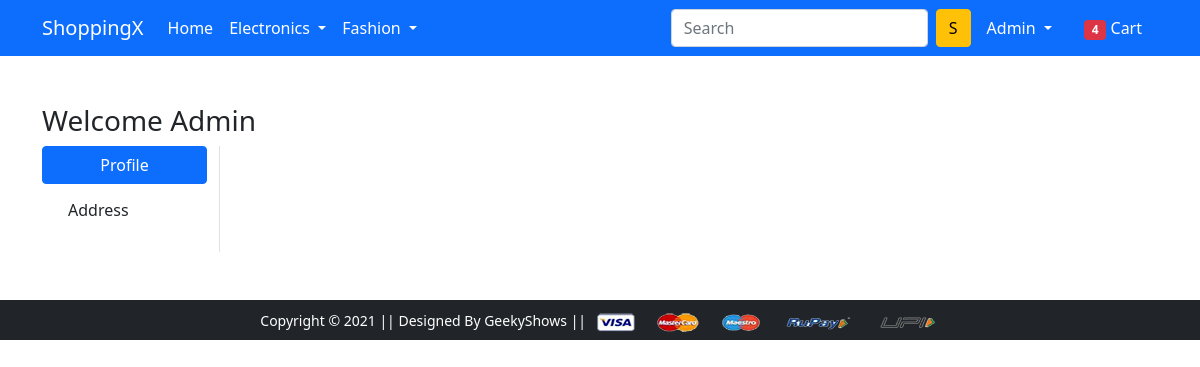
Page /address/ (signed in) on the earlier database version.
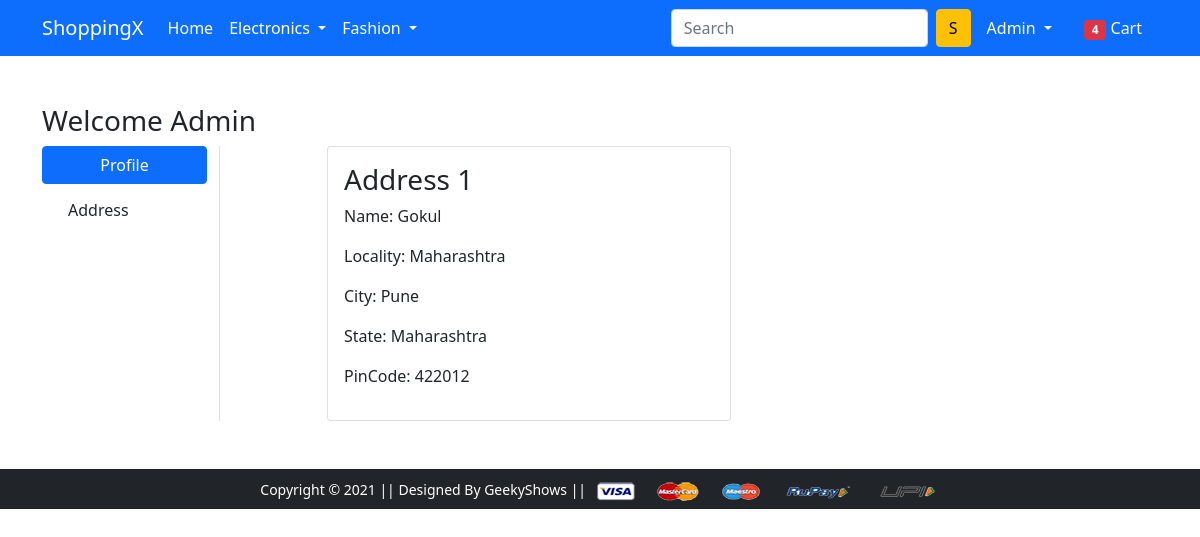
Same page on the later database version.
### app/models.py (models this page shows, shortened)
class Customer(models.Model):
    user=models.ForeignKey(User,on_delete=models.CASCADE)
    name=models.CharField(max_length=200)
    locality=models.CharField(max_length=200)
    city=models.CharField(max_length=100)
    zipcode=models.IntegerField()
    state=models.CharField(choices=STATE_CHOICES,max_length=200)

### app/views.py (the view)
# urls.py: path('address/', views.address, name='address'),
@login_required
def address(request):
    user_address=Customer.objects.filter(user=request.user)
    return render(request, 'app/address.html',{'add':user_address})

### app/templates/app/address.html (shortened to what this page needs)
{% extends 'app/base.html' %}
{% load static %}
{% block main-content %}
<div class="container my-5">
 <div class="row">
 <h3>Welcome {{request.user.username|capfirst}}</h3>
  <div class="col-sm-2 border-end">
   <ul class="list-unstyled">
    <li class="d-grid"><a href="{% url 'profile' %}" class="btn btn-primary">Profile</a></li>
    <li class="btn {{active}}"><a href="{% url 'address' %}" class="btn">Address</a></li>
   </ul>
  </div>
  <div class="col-sm-9 offset-sm-1">
   <div class="row">
    {% for ad in add %}
    <div class="col-sm-6">
     <div class="card">
      <div class="card-body">
       <h3>Address {{ forloop.counter }}</h3>
       <p>Name: {{ad.name}}</p>
       <p>Locality: {{ad.locality}}</p>
       <p>City: {{ad.city}}</p>
       <p>State: {{ad.state}}</p>
       <p>PinCode: {{ad.zipcode}}</p>
      </div>
     </div>
    </div>
  {% endfor %}
   </div>
  </div>
 </div>
</div>
{% endblock main-content %}

Differences in the rows shown:
added Customer: name "Gokul", locality "Maharashtra", city "Pune", state "Maharashtra", zipcode "422012"
